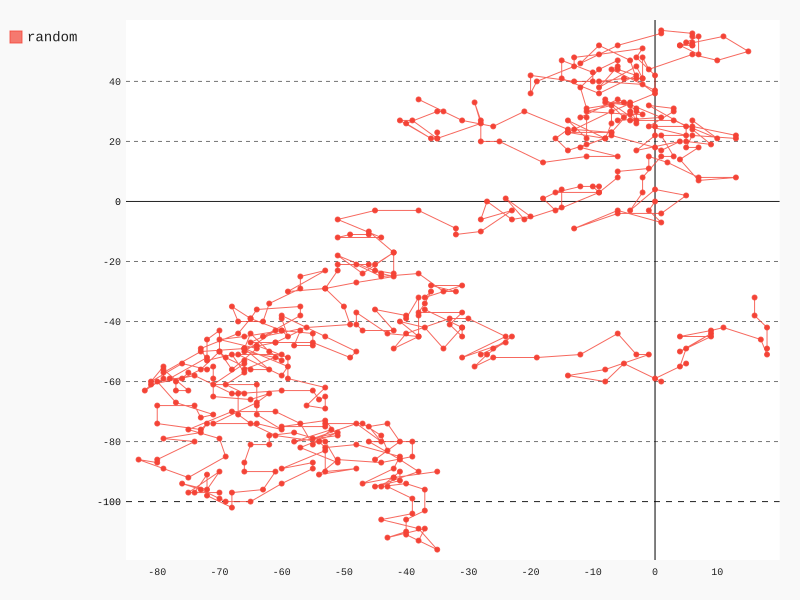

Python code for this plot:
import matplotlib.pyplot as plt
from random_walk import RandomWalk
import pygal

while True:
    rw = RandomWalk(500)
    rw.fill_walk()

    plt.figure(dpi=128, figsize=(10, 6))

    #point_numbers = list(range(rw.num_point))
    plt.plot(rw.x_values, rw.y_values, linewidth=2)

    #plt.scatter(0, 0, s=20, c='green', edgecolor='none')
    #plt.scatter(rw.x_values[-1], rw.y_values[-1], s=20, c='red', edgecolor='none')
    plt.show()

    #plt.axes().get_xaxis().set_visible(False)
    #plt.axes().get_yaxis().set_visible(False)

    XY = pygal.XY()
    XY._title = 'random walk!'
    #XY.x_labels = rw.x_values
    in_put = list(zip(rw.x_values, rw.y_values))
    XY.add('random',in_put)
    XY.render_to_file('rw_visual.svg')

    flag = input('continue? (y/n): ')
    if flag == 'n':
        break
